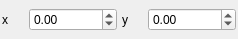
<?xml version="1.0" encoding="UTF-8"?>
<ui version="4.0">
 <class>PositionWidget</class>
 <widget class="QWidget" name="PositionWidget">
  <property name="geometry">
   <rect>
    <x>0</x>
    <y>0</y>
    <width>238</width>
    <height>39</height>
   </rect>
  </property>
  <property name="windowTitle">
   <string>Form</string>
  </property>
  <layout class="QHBoxLayout" name="horizontalLayout_2">
   <property name="leftMargin">
    <number>2</number>
   </property>
   <property name="topMargin">
    <number>0</number>
   </property>
   <property name="rightMargin">
    <number>2</number>
   </property>
   <property name="bottomMargin">
    <number>0</number>
   </property>
   <item>
    <layout class="QHBoxLayout" name="horizontalLayout">
     <property name="spacing">
      <number>5</number>
     </property>
     <item>
      <widget class="QLabel" name="label_x">
       <property name="text">
        <string>x</string>
       </property>
      </widget>
     </item>
     <item>
      <widget class="QDoubleSpinBox" name="dsbx_x">
       <property name="maximumSize">
        <size>
         <width>100</width>
         <height>16777215</height>
        </size>
       </property>
       <property name="minimum">
        <double>-1000000000.000000000000000</double>
       </property>
       <property name="maximum">
        <double>10000000000.000000000000000</double>
       </property>
      </widget>
     </item>
     <item>
      <widget class="QLabel" name="label_y">
       <property name="text">
        <string>y</string>
       </property>
      </widget>
     </item>
     <item>
      <widget class="QDoubleSpinBox" name="dsbx_y">
       <property name="maximumSize">
        <size>
         <width>100</width>
         <height>16777215</height>
        </size>
       </property>
       <property name="minimum">
        <double>-9999999999999999583119736832.000000000000000</double>
       </property>
       <property name="maximum">
        <double>1000000000000000013287555072.000000000000000</double>
       </property>
      </widget>
     </item>
    </layout>
   </item>
  </layout>
 </widget>
 <resources/>
 <connections/>
</ui>
